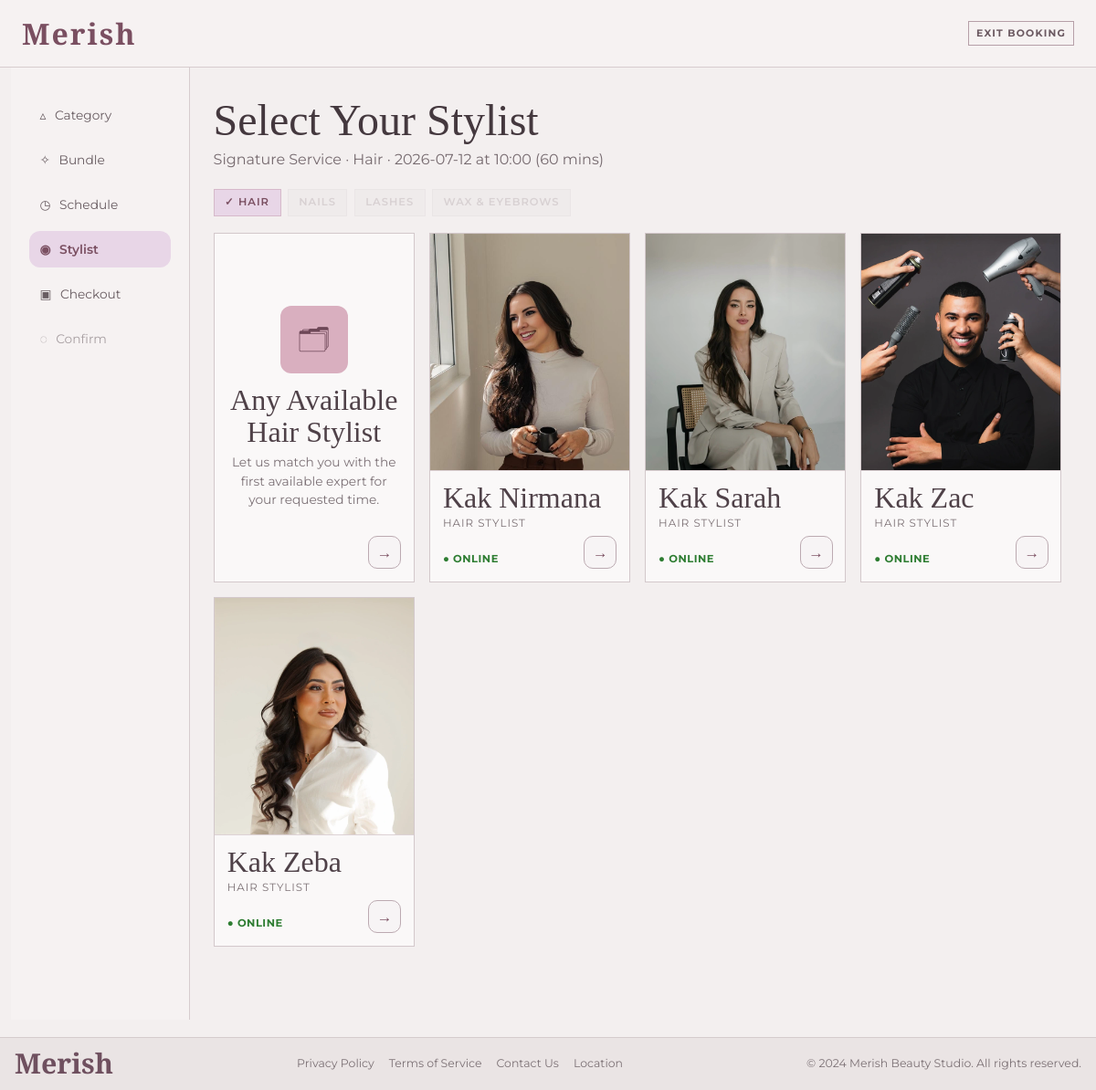
Page /index.php?page=booking&step=4 on the committed database.
### tables this page shows
CREATE TABLE employee_schedules (
    employee_id INT AUTO_INCREMENT PRIMARY KEY,
    employee_name VARCHAR(50) NOT NULL,
    role VARCHAR(50) NOT NULL,
    shift_start TIME NOT NULL,
    shift_end TIME NOT NULL
);

### app/Controllers/BookingController.php (called while the page is built, shortened)
<?php
class BookingController
{
    private PDO $db;
    public function __construct()
    {
        $this->db = Database::getConnection();
    }
    public function step4()
    {
        if ($_SERVER['REQUEST_METHOD'] === 'GET') {
            $booking = $_SESSION['booking'] ?? [];
            $servicesModel = new ServicesModel();
            $selectedServiceId = (string) ($booking['service_id'] ?? '');
            $selectedService = $selectedServiceId !== '' ? $servicesModel->findById($selectedServiceId) : null;
            $selectedCategory = $this->normalizeBookingCategory((string) ($selectedService['category'] ?? 'hair'));
            $selectedDate = (string) ($booking['reservation_date'] ?? date('Y-m-d', strtotime('+1 day')));
            $selectedTime = (string) ($booking['reservation_time'] ?? '10:00');
            $durationMinutes = $this->getBookingDurationMinutes($booking);
            $beauticians = $this->getBeauticiansForBookingView($selectedCategory, $selectedDate, $selectedTime, $durationMinutes);
            return [
                'view' => 'Booking/step4',
                'data' => [
                    'beauticians' => $beauticians,
                    'step' => 4,
                    'title' => 'Pilih Beautician',
                    'booking' => $booking,
                    'is_logged_in' => isset($_SESSION['user_id']),
                    'selected_category' => $selectedCategory,
                    'selected_category_label' => $this->getCategoryLabel($selectedCategory),
                    'selected_service_name' => $selectedService['service_name'] ?? 'Signature Service',
                    'selected_date' => $selectedDate,
                    'selected_time' => $selectedTime,
                    'duration_minutes' => $durationMinutes
                ]
            ];
        }
    }
    private function normalizeBookingCategory(string $category): string
    {
        $value = strtolower(trim($category));
        return match ($value) {
            'hair' => 'hair',
            'nails' => 'nails',
            'lashes' => 'lashes',
            'wax & eyebrows', 'wax', 'eyebrows', 'wax and eyebrows' => 'wax',
            default => 'hair',
        };
    }
    private function getCategoryLabel(string $category): string
    {
        return match ($category) {
            'nails' => 'Nails',
            'lashes' => 'Lashes',
            'wax' => 'Wax & Eyebrows',
            default => 'Hair',
        };
    }
    private function getBookingDurationMinutes(array $booking): int
    {
        $totalDuration = 0;
        $serviceIds = [];
        $addonIds = $booking['addon_ids'] ?? [];
        $allIds = array_merge($serviceIds, $addonIds);
        return $totalDuration > 0 ? $totalDuration : 60;
    }
    private function getBeauticiansForBookingView(string $category, string $reservationDate, string $reservationTime, int $durationMinutes): array
    {
        $stmt = $this->db->prepare("
            SELECT es.employee_name AS name,
                   es.role,
                   es.shift_start,
                   es.shift_end,
                   u.user_id,
                   u.email,
                   sp.profile_id,
                   sp.specialization,
                   sp.work_status
            FROM employee_schedules es
            LEFT JOIN users u ON es.employee_name = u.NAME
            LEFT JOIN staff_profiles sp ON u.user_id = sp.user_id
            WHERE (
                (:cat1 = 'nails' AND es.role LIKE '%Nailist%') OR
                (:cat2 = 'lashes' AND es.role LIKE '%Lash%') OR
                (:cat3 = 'wax' AND (es.role LIKE '%Wax%' OR es.role LIKE '%Eyebrow%')) OR
                (:cat4 = 'hair' AND es.role LIKE '%Hair%')
            )
            ORDER BY es.employee_name ASC
        ");
        $stmt->execute([
            ':cat1' => $category,
            ':cat2' => $category,
            ':cat3' => $category,
            ':cat4' => $category
        ]);
        $rows = $stmt->fetchAll(PDO::FETCH_ASSOC) ?: [];
        $requestStart = new \DateTimeImmutable($reservationDate . ' ' . $reservationTime);
        $requestEnd = $requestStart->modify('+' . max(30, $durationMinutes) . ' minutes');
        $busyStmt = $this->db->prepare("
            SELECT rd.beautician_id,
                   r.schedule_time,
                   COALESCE(s.est_duration, 60) AS est_duration
            FROM reservations r
            JOIN reservation_details rd ON rd.res_id = r.res_id
            JOIN services s ON s.service_id = rd.service_id
            WHERE DATE(r.schedule_time) = :date
              AND r.STATUS IN ('Pending', 'Confirmed', 'In-Service')
              AND rd.beautician_id IS NOT NULL
        ");
        $busyStmt->execute([':date' => $reservationDate]);
        $busyRows = $busyStmt->fetchAll(PDO::FETCH_ASSOC) ?: [];
        $result = [];
        foreach ($rows as $row) {
            $beauticianId = (int) ($row['user_id'] ?? 0);
            $available = true;
            $shiftStartStr = $reservationDate . ' ' . ($row['shift_start'] ?? '09:00:00');
            $shiftEndStr = $reservationDate . ' ' . ($row['shift_end'] ?? '21:00:00');
            $shiftStart = new \DateTimeImmutable($shiftStartStr);
            $shiftEnd = new \DateTimeImmutable($shiftEndStr);
            $row['available'] = $available;
            $row['category'] = $category;
            $result[] = $row;
        }
        return $result;
    }
}

### app/Core/Database.php (called while the page is built, shortened)
<?php
class Database
{
    private static ?PDO $connection = null;
    public static function getConnection(): PDO
    {
        if (self::$connection !== null) {
            return self::$connection;
        }
        $host = 'localhost';
        $dbName = 'db_merish_salon';
        $user = 'root';
        $pass = '';
        $ports = [3306, 3307];
        foreach ($ports as $port) {
            $dsn = "mysql:host={$host};port={$port};dbname={$dbName};charset=utf8mb4";
            try {
                self::$connection = new PDO($dsn, $user, $pass, [
                    PDO::ATTR_ERRMODE => PDO::ERRMODE_EXCEPTION,
                    PDO::ATTR_DEFAULT_FETCH_MODE => PDO::FETCH_ASSOC,
                    PDO::ATTR_EMULATE_PREPARES => false,
                ]);
                return self::$connection;
            } catch (PDOException $e) {
                $lastException = $e;
            }
        }
        $portsTried = implode(', ', $ports);
        $err = 'Koneksi database gagal (mencoba port: ' . $portsTried . ')';
        die($err);
        return self::$connection;
    }
}

### app/Views/Booking/step4.php (the view, shortened to what this page needs)
<?php
$beauticians = $beauticians ?? [];
$selectedCategory = $selected_category ?? 'hair';
$selectedCategoryLabel = $selected_category_label ?? 'Hair';
$selectedServiceName = $selected_service_name ?? 'Signature Service';
$selectedDate = $selected_date ?? date('Y-m-d');
$selectedTime = $selected_time ?? '10:00';
$durationMinutes = (int) ($duration_minutes ?? 60);
$categoryButtons = [
    'hair' => 'Hair',
    'nails' => 'Nails',
    'lashes' => 'Lashes',
    'wax' => 'Wax & Eyebrows',
];
$anyAvailableTitle = match ($selectedCategory) {
    'nails' => 'Any Available Nailist',
    'lashes' => 'Any Available Lash Technician',
    'wax' => 'Any Available Wax Specialist',
    default => 'Any Available Hair Stylist',
};
$staffCards = [];
foreach ($beauticians as $b) {
    $specialization = (string) ($b['specialization'] ?? ($b['role'] ?? 'Hair Stylist'));
    $category = (string) ($b['category'] ?? 'hair');
    $nameMap = [
        'Kak Sarah' => 'Sarah Roberts.webp',
        'Kak Niki' => 'Niki Rose.webp',
        'Kak Ambar' => 'Ambar Eliyah.webp',
        'Kak Angel' => 'Kak Angel.webp',
        'Kak Jennifer' => 'Kak Jennifer.webp',
        'Kak Wendy' => 'Kak Wendy.webp',
        'Kak Winda' => 'Kak Winda.webp',
        'Kak Nirmana' => 'Kak Nirmana.jpg',
        'Kak Nurul' => 'Kak Nurul.jpg',
        'Kak Zeba' => 'Kak Zeba.webp',
        'Kak Zac' => 'Kak Zac.webp',
    ];
    $beauticianName = (string) ($b['name'] ?? 'Staff');
    $photoFile = $nameMap[$beauticianName] ?? null;
    $staffCards[] = [
        'id' => (string) ($b['user_id'] ?? ''),
        'name' => $beauticianName,
        'role' => strtoupper($specialization),
        'category' => $category,
        'available' => (bool) ($b['available'] ?? true),
        'avatar' => 'avatar-' . ((int) ($b['user_id'] ?? 0) % 3),
        'photo' => $photoFile
    ];
}
?>
<!DOCTYPE html>
<html lang="id">
<head>
    <link href="https://cdn.jsdelivr.net/npm/bootstrap@5.3.3/dist/css/bootstrap.min.css" rel="stylesheet">
</head>
<body>
<div class="booking-shell">
    <header class="top-header d-flex align-items-center">
        <div class="container-fluid px-4 d-flex align-items-center justify-content-between">
            <a class="logo" href="index.php?page=home">Merish</a>
            <a href="index.php?page=home" class="btn btn-sm" style="border:1px solid #b69fa8;color:#6b5961;border-radius:0;letter-spacing:1.2px;text-transform:uppercase;font-size:.68rem;font-weight:700;">Exit Booking</a>
        </div>
    </header>
    <div class="container-fluid">
        <div class="row g-0">
            <aside class="col-lg-3 col-xl-2 sidebar">
                <ul class="step-nav">
                    <li><a class="step-item" href="index.php?page=booking&step=1">▵ <span>Category</span></a></li>
                    <li><a class="step-item" href="index.php?page=booking&step=2">✧ <span>Bundle</span></a></li>
                    <li><a class="step-item" href="index.php?page=booking&step=3">◷ <span>Schedule</span></a></li>
                    <li><a class="step-item active" href="index.php?page=booking&step=4">◉ <span>Stylist</span></a></li>
                    <li><a class="step-item" href="index.php?page=booking&step=5">▣ <span>Checkout</span></a></li>
                    <li><span class="step-item disabled">◌ <span>Confirm</span></span></li>
                </ul>
            </aside>
            <main class="col-lg-9 col-xl-10 main-panel">
                <h1 class="title">Select Your Stylist</h1>
                <p class="subtitle"><?php echo htmlspecialchars($selectedServiceName); ?> · <?php echo htmlspecialchars($selectedCategoryLabel); ?> · <?php echo htmlspecialchars($selectedDate); ?> at <?php echo htmlspecialchars($selectedTime); ?> (<?php echo (int) $durationMinutes; ?> mins)</p>
                <div class="filter-tabs" id="filterTabs">
                    <?php foreach ($categoryButtons as $key => $label): ?>
                        <?php
                        $isCurrent = ($selectedCategory === $key);
                        $btnClass = $isCurrent ? 'active' : 'disabled-tab';
                        $btnDisabled = $isCurrent ? '' : 'disabled';
                        ?>
                        <button type="button" class="btn filter-btn <?php echo $btnClass; ?>" <?php echo $btnDisabled; ?> data-filter="<?php echo htmlspecialchars($key); ?>">
                            <?php echo $isCurrent ? '✓ ' : ''; ?><?php echo htmlspecialchars($label); ?>
                        </button>
                    <?php endforeach; ?>
                </div>
                <form method="POST" action="/index.php?page=booking&step=4" id="stylistForm">
                    <div class="staff-grid" id="staffGrid">
                        <article class="staff-card auto-card" data-category="hair nails lashes wax" data-available="true">
                            <div class="auto-icon">🗂</div>
                            <h2 class="auto-title"><?php echo htmlspecialchars($anyAvailableTitle); ?></h2>
                            <p class="auto-sub">Let us match you with the first available expert for your requested time.</p>
                            <button type="button" class="select-btn" data-select-id="">→</button>
                        </article>
                        <?php if (empty($staffCards)): ?>
                            <div class="alert alert-light border mt-3 mb-0">Belum ada beautician online yang cocok untuk kategori <?php echo htmlspecialchars($selectedCategoryLabel); ?>.</div>
                        <?php else: ?>
                            <?php foreach ($staffCards as $staff): ?>
                                <article class="staff-card <?php echo !$staff['available'] ? 'unavailable' : ''; ?>" data-category="<?php echo htmlspecialchars($staff['category']); ?>" data-available="<?php echo $staff['available'] ? 'true' : 'false'; ?>">
                                    <?php
                                    $styleAttr = '';
                                    if (!empty($staff['photo'])) {
                                        $styleAttr = 'style="background-image: url(\'assets/merish_pictures/experts/' . htmlspecialchars($staff['photo']) . '\'); filter: none;"';
                                    }
                                    ?>
                                    <div class="staff-visual <?php echo empty($styleAttr) ? htmlspecialchars($staff['avatar']) : ''; ?>" <?php echo $styleAttr; ?>></div>
                                    <div class="staff-info">
                                        <h2 class="staff-name"><?php echo htmlspecialchars($staff['name']); ?></h2>
                                        <p class="staff-role"><?php echo htmlspecialchars($staff['role']); ?></p>
                                        <span class="status-badge <?php echo $staff['available'] ? 'status-online' : 'status-offline'; ?>">
                                            <?php echo $staff['available'] ? '● Online' : '● Offline'; ?>
                                        </span>
                                    </div>
                                    <?php if ($staff['available']): ?>
                                        <button type="button" class="select-btn" data-select-id="<?php echo htmlspecialchars($staff['id']); ?>">→</button>
                                    <?php endif; ?>
                                </article>
                            <?php endforeach; ?>
                        <?php endif; ?>
                    </div>
                </form>
            </main>
        </div>
    </div>
    <div class="footer-line">
        <div class="footer-inner">
            <strong style="font-family:'Playfair Display',serif;color:#6f505f;font-size:1.9rem;line-height:1;">Merish</strong>
            <div class="footer-links">
                <a href="#">Privacy Policy</a>
                <a href="#">Terms of Service</a>
                <a href="#">Contact Us</a>
                <a href="#">Location</a>
            </div>
            <span>© 2024 Merish Beauty Studio. All rights reserved.</span>
        </div>
    </div>
</div>
</body>
</html>

### rows in the picture
employee_schedules: shows a picture, employee_name "Kak Sarah", role "HAIR STYLIST"

### other values in the picture
$selectedServiceName "Signature Service"
$selectedCategoryLabel "Hair"
$selectedTime "10:00"
$durationMinutes "60"
$label "HAIR"
$label "NAILS"
$label "LASHES"
$label "WAX & EYEBROWS"
$anyAvailableTitle "Any Available Hair Stylist"
$staff['name'] "Kak Nirmana"
$staff['role'] "HAIR STYLIST"
$staff['name'] "Kak Zac"
$staff['name'] "Kak Zeba"
